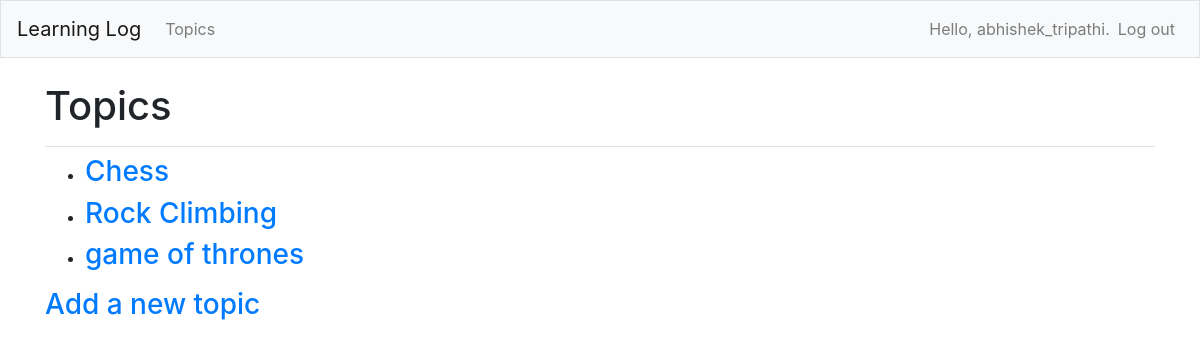
The app's page /topics/ (signed in) with its own data.
### apps/models.py (models this page shows)
class Topic(models.Model):
	text = models.CharField(max_length=200)
	date_added = models.DateTimeField(auto_now_add = True)
	owner = models.ForeignKey(User, on_delete=models.CASCADE)
	def __str__(self):
		return self.text

### apps/views.py (the view)
# urls.py: path('topics/', views.topics, name='topics'),
@login_required
def topics(request):
    topics = Topic.objects.filter(owner=request.user).order_by('date_added')
    context = {'topics': topics}
    return render(request, 'apps/topics.html', context)

### apps/templates/apps/topics.html
{% extends "apps/base.html" %}
{% block page_header %}
  <h1>Topics</h1>
{% endblock page_header %}
{% block content %}
  <ul>
    {% for topic in topics %}
      <li><h3>
        <a href="{% url 'apps:topic' topic.id %}">{{ topic }}</a>
      </h3></li>
    {% empty %}
      <li><h3>No topics have been added yet.</h3></li>
    {% endfor %}
  </ul>
  <h3><a href="{% url 'apps:new_topic' %}">Add a new topic</a></h3>
{% endblock content %}

### apps/templates/apps/base.html (shortened to what this page needs)
{% load bootstrap4 %}
<!doctype html>
<html lang="en">
<head>
  {% bootstrap_css %}
</head>
<body>
  <nav class="navbar navbar-expand-md navbar-light bg-light mb-4 border">
    <a class="navbar-brand" href="{% url 'apps:index'%}">
        Learning Log</a>
    <div class="collapse navbar-collapse" id="navbarCollapse">
      <ul class="navbar-nav mr-auto">
        <li class="nav-item">
          <a class="nav-link" href="{% url 'apps:topics'%}">
              Topics</a></li>
      </ul>
      <ul class="navbar-nav ml-auto">
        {% if user.is_authenticated %}
          <li class="nav-item">
            <span class="navbar-text">Hello, {{ user.username }}.</span>
          </li>
          <li class="nav-item">
            <a class="nav-link" href="{% url 'users:logout' %}">Log out</a>
          </li>
        {% else %}
          <li class="nav-item">
            <a class="nav-link" href="{% url 'users:register' %}">Register</a>
          </li>
          <li class="nav-item">
            <a class="nav-link" href="{% url 'users:login' %}">Log in</a></li>
        {% endif %}
      </ul>
    </div>
  </nav>
  <main role="main" class="container">
    <div class="pb-2 mb-2 border-bottom">
      {% block page_header %}{% endblock page_header %}
    </div>
    <div>
      {% block content %}{% endblock content %}
    </div>
  </main>
</body>
</html>

### records on screen
Topic: text "Chess"
Topic: text "Rock Climbing"
Topic: text "game of thrones"

### other values on screen
{{ user.username }} "abhishek_tripathi"
